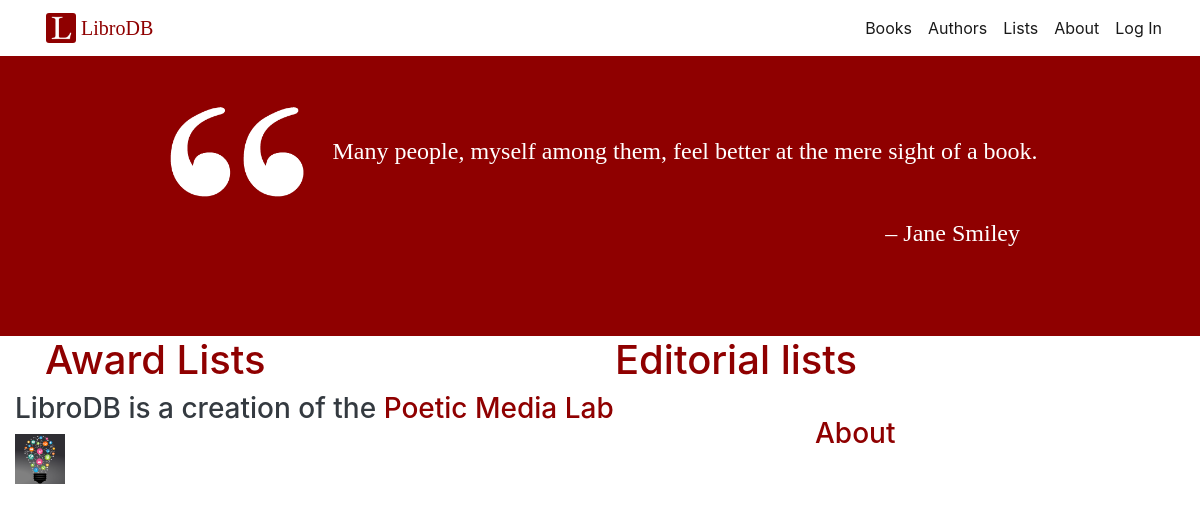
Page /authors/lists/ on the earlier database version.
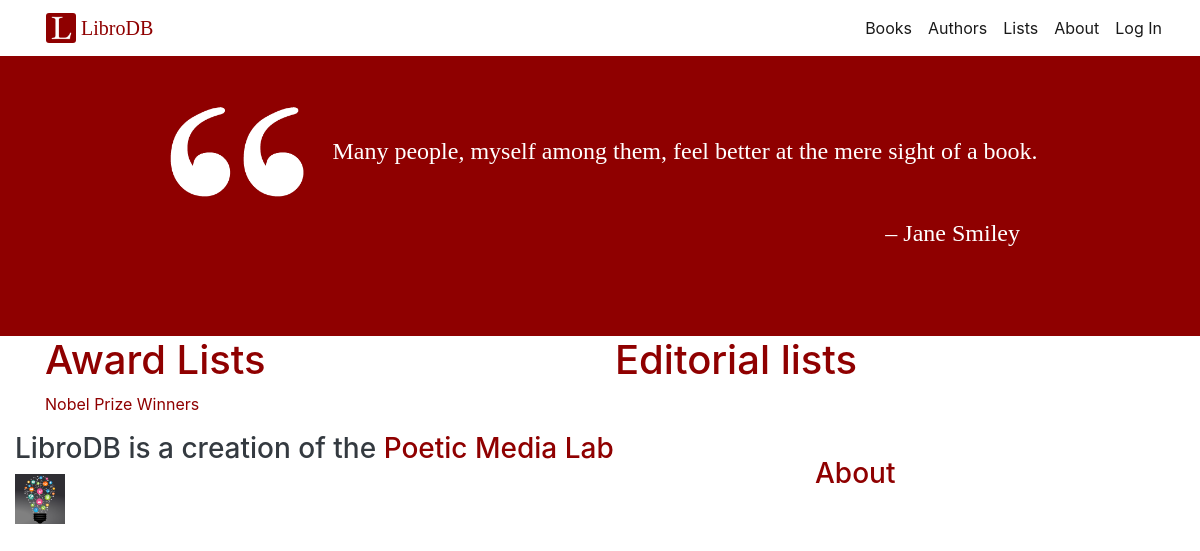
Same page on the later database version.
### authors/models.py (models this page shows, shortened)
class AuthorList(models.Model):
	awards = 'awards'
	editorial = 'editorial'
	LIST_KINDS = (
		(awards, 'awards',),
		(editorial, 'editorial',),
	)
	kind = models.CharField(max_length=20, choices=LIST_KINDS)
	name = models.CharField(max_length=200)
	slug = models.SlugField(max_length=50)
	list_desc = models.TextField()
	list_image = models.ImageField(null=True, blank=True, upload_to='list_images')
	def get_absolute_url(self):
		return reverse('authors:generic_author_list', kwargs={'kind': self.kind, 'slug': self.slug, 'authorlist_id': self.id})

### authors/views.py (the view)
# urls.py: path('lists/', AllLists.as_view(), name='author_lists'),
class AllLists(TemplateView):
	template_name = 'authors/all_lists.html'
	def get_context_data(self, **kwargs):
		context = super().get_context_data(**kwargs)
		context['award_lists'] = AuthorList.objects.filter(kind='awards')
		context['editorial_lists'] = AuthorList.objects.filter(kind='editorial')
		return context

### authors/templates/authors/all_lists.html (shortened to what this page needs)
{% extends "base.html" %}
{% load static %}
{% block content %}
	<section class="jumbotron jumbotron-fluid libro-jumbotron list-detail-jumbotron">
		<div class="lines-wrapper">
			<div class="left-quotes" style="background-image: url({% static 'leftquotes.png' %})">
			</div>
				<div class="first-lines">
					Many people, myself among them, feel better at the mere sight of a book.
				</div>
			</div>
			<h4 class="libre text-white quote-attr">
			– Jane Smiley
			</h4>
</section>
<div class="container list-container">
	<div class="row">
		<div class="col">
			<a href="awards"><h1>Award Lists</h1></a>
			{% for list in award_lists %}
				<a href="{{ list.get_absolute_url }}"><p>{{ list.name }}</p></a>
			{% endfor %}
		</div>
		<div class="col">
			<a href="editorial"><h1>Editorial lists</h1></a>
		</div>
	</div>
</div>
{% endblock %}

Differences in the rows shown:
added AuthorList: name "Nobel Prize Winners"
